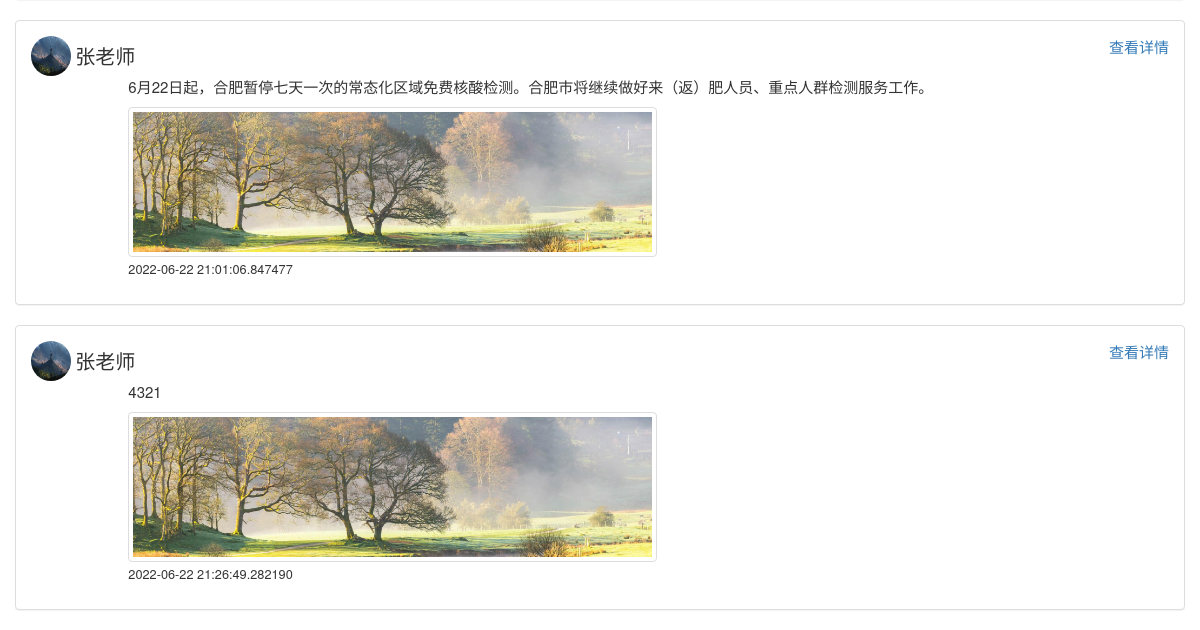
Page /home/1234567 (signed in, lower part) on the earlier database version.
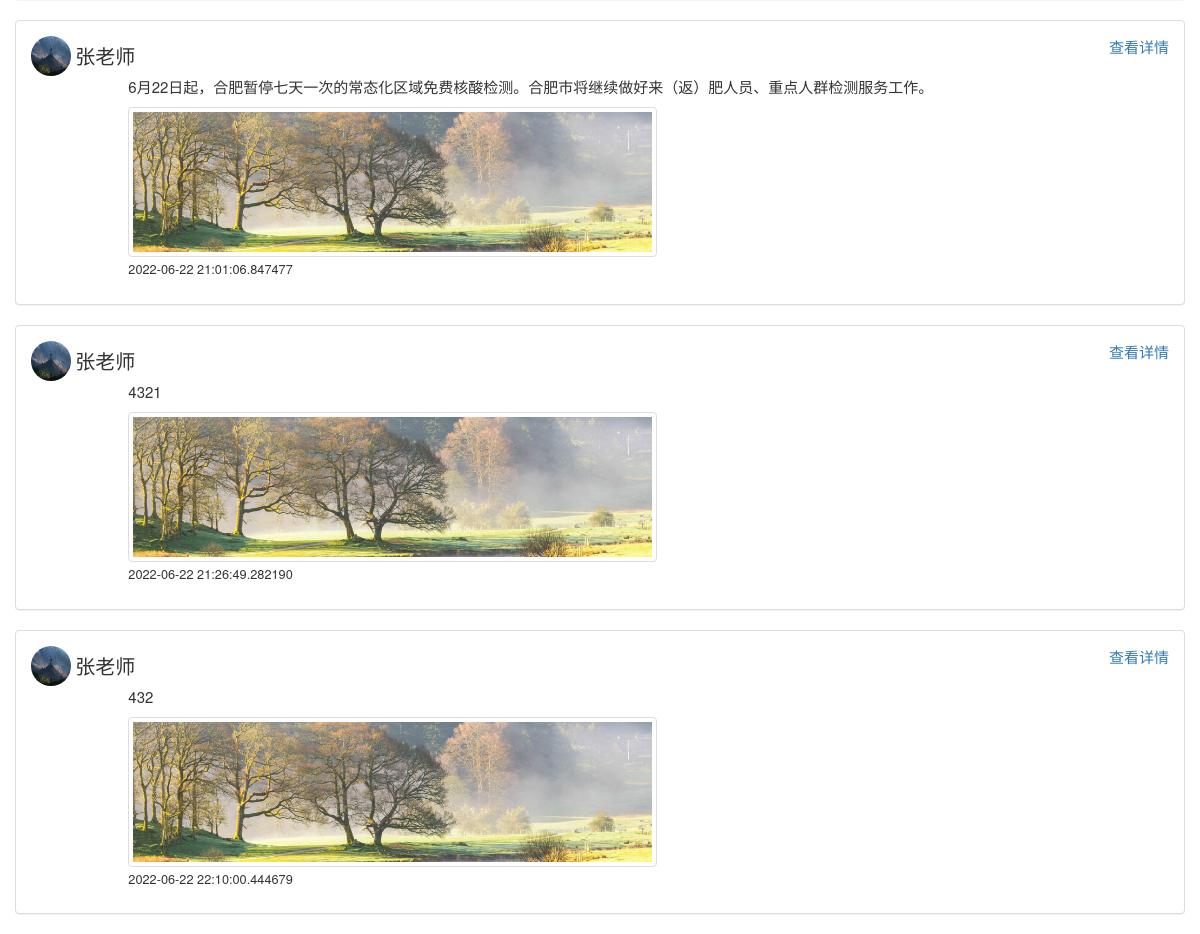
Same page on the later database version.
### sql.py (models this page shows)
class post(db.Model):#帖子
    id=db.Column(db.Integer, primary_key=True)
    post_content=db.Column(db.Text)#帖子内容
    create_at = db.Column(db.DateTime, default=datetime.datetime.now)
    update_at = db.Column(db.DateTime, default=datetime.datetime.now, onupdate=datetime.datetime.now)
    publish_user_id=db.Column(db.Integer, db.ForeignKey('user.id'))#发的人
    publish_user_name=db.Column(db.String(20))
    picture_number=db.Column(db.Integer)
    post_comments=db.relationship('post_comment',backref='post_comments')#评论
    status=db.Column(db.String(20))#状态,比如删除/隐藏

### apps/basic.py (the view)
@basicbp.route('/home/<user_id>')
def home(user_id):
    if (current_user.is_authenticated==False):
        return redirect(url_for("basic.login"))
    user=load_user(user_id)
    post=user.user_post
    user_intro=user.intro
    return render_template("home.html",user_name=user.name,user_intro=user_intro,all_post=post,user_id=current_user.id)

### sql.py (called while the page is built)
@login_manager.user_loader
def load_user(user_id):  # 创建用户加载回调函数，接受用户 ID 作为参数
    user = User.query.get(int(user_id))  # 用 ID 作为 User 模型的 主键查询对应的用户
    return user

### apps/templates/home.html (shortened to what this page needs)
<!DOCTYPE html>
<html>
<head>
    <link rel="stylesheet" href="{{ url_for('static', filename='css/bootstrap.min.css') }}">
    <link href="{{ url_for('static', filename='css/minecss.css') }}" rel="stylesheet">
</head>
<body style="background: url(../static/images/top_image.jpg) no-repeat;background-size:100%;font-size: 15px;">
{% include "common/header.html" %}
<div class="container">
    <br><br><br><br><br>
    <br><br>
    <div class="row">
        {% for post in all_post %}
        <div class="panel panel-default">
            <div class="panel-body row">
                <div class="col-md-12">
                    <img class="img-circle" style="width:40px;height:40px;"
                         src="{{url_for('static', filename='images/user/'+post.publish_user_id|string+'/head.jpg')}}">
                    <span style="vertical-align:middle;font-size: 20px">{{post.publish_user_name}}</span>
                    <a href={{url_for("basic.viewpost",post_id=post.id)}}>
                        <div class="pull-right">查看详情</div>
                    </a>
                </div>
                <div class="col-md-offset-1 col-md-11">
                    <p>{{post.post_content}}</p>
                    {% if post.picture_number %}
                    <div style="height:150px">
                        <img class="img-thumbnail" style="max-height:100%;width:auto"
                             src="{{url_for('static', filename='images/post/'+post.id|string+'/'+post.picture_number|string+'.jpg')}}">
                    </div>
                    {% endif %}
                    <p><small>{{post.update_at}}</small></p>
                </div>
            </div>
        </div>
        {% endfor %}
    </div>
</div>
</body>
</html>

Differences in the rows shown:
added post: publish_user (picture), publish_user_name "张老师", post_content "432", picture_number 1 (drawn), update_at "2022-06-22 22:10:00.444679"
